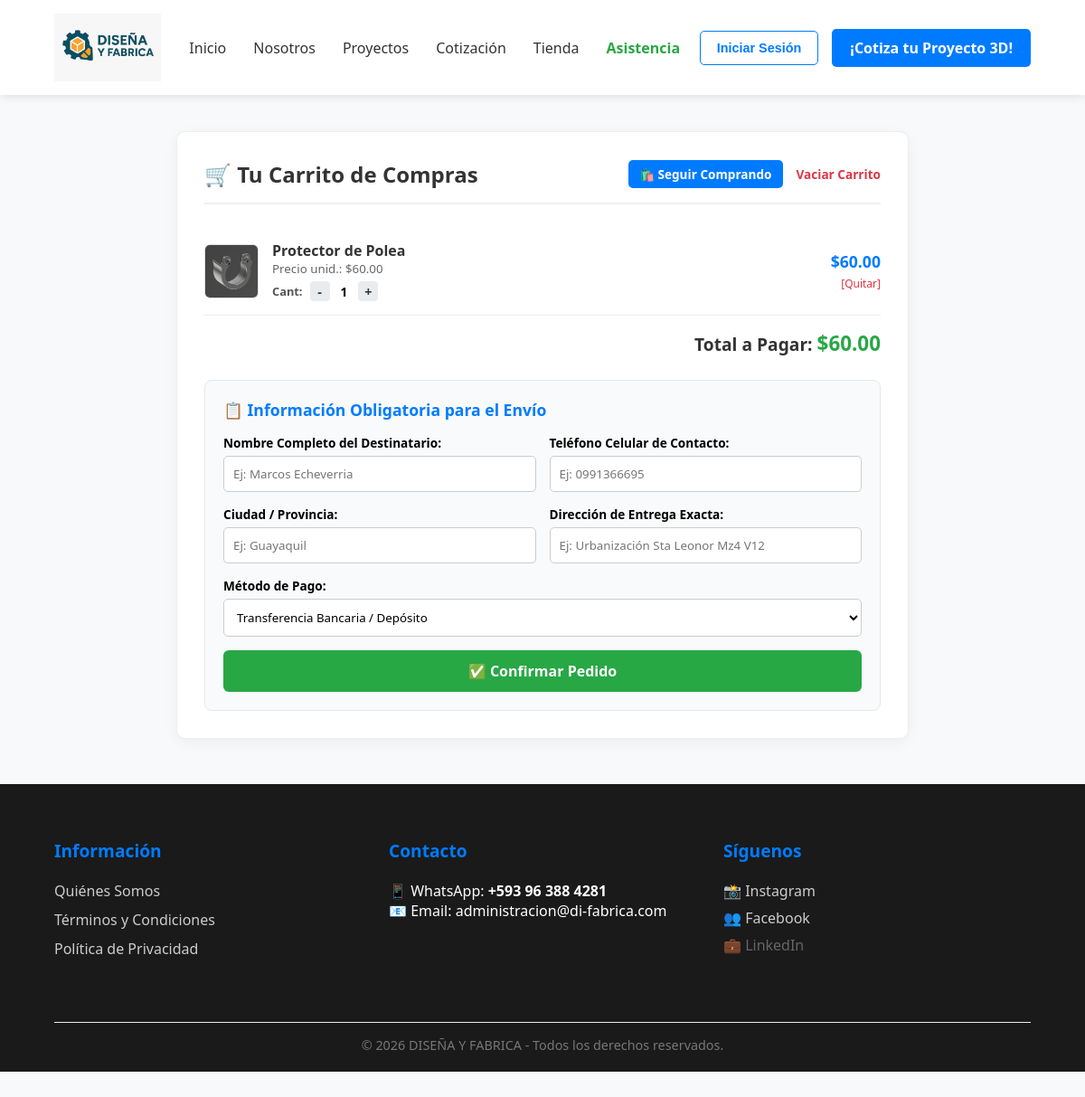
/carrito.php?accion=agregar&id=19, run on the app's committed database.
### tables this page shows
CREATE TABLE `empresa_info` (
  `id` int(11) NOT NULL,
  `quienes_somos` text NOT NULL,
  `mision` text NOT NULL,
  `vision` text NOT NULL,
  `google_maps` text NOT NULL,
  `logo` varchar(255) DEFAULT 'LogoDYF.png',
  `historia` text DEFAULT NULL,
  `politica_calidad` text DEFAULT NULL,
  `banner_titulo` varchar(255) DEFAULT 'Impresión 3D de Calidad para tus Ideas',
  `banner_subtitulo` text DEFAULT NULL
);

CREATE TABLE `productos` (
  `id` int(11) NOT NULL,
  `nombre` varchar(255) NOT NULL,
  `descripcion` text NOT NULL,
  `precio` decimal(10,2) NOT NULL,
  `imagen` varchar(255) NOT NULL,
  `fecha_registro` timestamp NOT NULL DEFAULT current_timestamp()
);

### carrito.php (the view, shortened to what this page needs)
<?php
include 'includes/header.php';
include 'includes/db.php';
if (isset($_GET['id']) && intval($_GET['id']) > 0) {
    $id_prod = intval($_GET['id']);
    $q_add = "SELECT * FROM productos WHERE id = $id_prod";
    $r_add = mysqli_query($conexion, $q_add);
}
?>
<!DOCTYPE html>
<html lang="es">
<head>
    <link rel="stylesheet" href="css/estilos.css">
</head>
<body style="background-color: #f8f9fa; font-family: sans-serif; padding-bottom: 50px;">
<main style="max-width: 850px; margin: 40px auto; padding: 0 20px;">
    <div style="background: white; padding: 30px; border-radius: 10px; box-shadow: 0 4px 15px rgba(0,0,0,0.05); border: 1px solid #eee;">
        <div style="display: flex; justify-content: space-between; align-items: center; border-bottom: 2px solid #f0f0f0; padding-bottom: 15px; margin-bottom: 25px; flex-wrap: wrap; gap: 10px;">
            <h1 style="margin: 0; color: #333; font-size: 1.5rem;">🛒 Tu Carrito de Compras</h1>
            <div style="display: flex; gap: 15px; align-items: center;">
                <a href="tienda.php" style="background: #007bff; color: white; padding: 6px 12px; border-radius: 5px; font-size: 0.85rem; font-weight: bold; text-decoration: none;">
                    🛍️ Seguir Comprando
                </a>
                <?php if (!empty($_SESSION['carrito'])): ?>
                    <a href="carrito.php?vaciar=true" onclick="return confirm('¿Vaciar todo el carrito?');" style="color: #dc3545; font-size: 0.85rem; font-weight: bold; text-decoration: none;">Vaciar Carrito</a>
                <?php endif; ?>
            </div>
        </div>
        <?php if (empty($_SESSION['carrito'])): ?>
            <div style="text-align: center; padding: 40px 20px;">
                <p style="color: #777; font-size: 1.1rem; margin-bottom: 20px;">Tu carrito de compras está vacío actualmente.</p>
                <a href="tienda.php" style="background: #007bff; color: white; padding: 10px 20px; border-radius: 5px; text-decoration: none; font-weight: bold;">Explorar la Tienda</a>
            </div>
        <?php else: ?>
            <div style="margin-bottom: 25px;">
                <?php
                $total_general = 0;
                foreach ($_SESSION['carrito'] as $id => $item) {
                    if (is_array($item)) {
                        $nombre   = isset($item['nombre']) ? $item['nombre'] : 'Producto';
                        $precio   = isset($item['precio']) ? floatval($item['precio']) : 0;
                        $cantidad = isset($item['cantidad']) ? intval($item['cantidad']) : 1;
                        $imagen   = isset($item['imagen']) ? $item['imagen'] : '';
                    }
                    $subtotal = $precio * $cantidad;
                    $total_general += $subtotal;
                    ?>
                    <div style="display: flex; align-items: center; justify-content: space-between; padding: 15px 0; border-bottom: 1px solid #eee; gap: 15px;">
                        <div style="display: flex; align-items: center; gap: 15px;">
                            <?php if(!empty($imagen)): ?>
                                <img src="img/productos/<?php echo $imagen; ?>" style="width: 60px; height: 60px; object-fit: cover; border-radius: 6px; border: 1px solid #ddd;">
                            <?php endif; ?>
                            <div>
                                <h3 style="margin: 0; font-size: 1rem; color: #333;"><?php echo htmlspecialchars($nombre); ?></h3>
                                <small style="color: #666;">Precio unid.: $<?php echo number_format($precio, 2); ?></small>
                                <div style="margin-top: 5px; display: flex; align-items: center; gap: 8px;">
                                    <span style="font-size: 0.8rem; color: #555; font-weight: bold;">Cant:</span>
                                    <a href="carrito.php?accion=restar&item_id=<?php echo $id; ?>" style="background: #e9ecef; color: #333; text-decoration: none; width: 22px; height: 22px; display: inline-flex; align-items: center; justify-content: center; border-radius: 4px; font-weight: bold; font-size: 0.9rem;">-</a>
                                    <span style="font-size: 0.85rem; font-weight: bold; padding: 0 4px;"><?php echo $cantidad; ?></span>
                                    <a href="carrito.php?accion=sumar&item_id=<?php echo $id; ?>" style="background: #e9ecef; color: #333; text-decoration: none; width: 22px; height: 22px; display: inline-flex; align-items: center; justify-content: center; border-radius: 4px; font-weight: bold; font-size: 0.9rem;">+</a>
                                </div>
                            </div>
                        </div>
                        <div style="text-align: right;">
                            <span style="font-weight: bold; color: #007bff; font-size: 1.1rem;">$<?php echo number_format($subtotal, 2); ?></span><br>
                            <a href="carrito.php?eliminar=<?php echo $id; ?>" style="color: #dc3545; font-size: 0.75rem; text-decoration: none; margin-top: 4px; display: inline-block;">[Quitar]</a>
                        </div>
                    </div>
                    <?php
                }
                ?>
                <div style="text-align: right; padding-top: 15px;">
                    <span style="font-size: 1.2rem; font-weight: bold; color: #333;">Total a Pagar: </span>
                    <span style="font-size: 1.4rem; font-weight: bold; color: #28a745;">$<?php echo number_format($total_general, 2); ?></span>
                </div>
            </div>
            <form action="procesar_pedido.php" method="POST" style="background: #f9fafb; padding: 20px; border-radius: 8px; border: 1px solid #e5e7eb;">
                <h3 style="margin-top: 0; color: #007bff; font-size: 1.1rem; margin-bottom: 15px;">📋 Información Obligatoria para el Envío</h3>
                <div style="display: grid; grid-template-columns: 1fr 1fr; gap: 15px; margin-bottom: 15px;">
                    <div>
                        <label style="font-weight: bold; display: block; margin-bottom: 5px; font-size: 0.85rem;">Nombre Completo del Destinatario:</label>
                        <input type="text" name="nombre_cliente" placeholder="Ej: Marcos Echeverria" required style="width: 100%; padding: 10px; border: 1px solid #ccc; border-radius: 5px; box-sizing: border-box;">
                    </div>
                    <div>
                        <label style="font-weight: bold; display: block; margin-bottom: 5px; font-size: 0.85rem;">Teléfono Celular de Contacto:</label>
                        <input type="text" name="celular_cliente" placeholder="Ej: 0991366695" required style="width: 100%; padding: 10px; border: 1px solid #ccc; border-radius: 5px; box-sizing: border-box;">
                    </div>
                </div>
                <div style="display: grid; grid-template-columns: 1fr 1fr; gap: 15px; margin-bottom: 15px;">
                    <div>
                        <label style="font-weight: bold; display: block; margin-bottom: 5px; font-size: 0.85rem;">Ciudad / Provincia:</label>
                        <input type="text" name="ciudad_cliente" placeholder="Ej: Guayaquil" required style="width: 100%; padding: 10px; border: 1px solid #ccc; border-radius: 5px; box-sizing: border-box;">
                    </div>
                    <div>
                        <label style="font-weight: bold; display: block; margin-bottom: 5px; font-size: 0.85rem;">Dirección de Entrega Exacta:</label>
                        <input type="text" name="direccion_cliente" placeholder="Ej: Urbanización Sta Leonor Mz4 V12" required style="width: 100%; padding: 10px; border: 1px solid #ccc; border-radius: 5px; box-sizing: border-box;">
                    </div>
                </div>
                <div style="margin-bottom: 15px;">
                    <label style="font-weight: bold; display: block; margin-bottom: 5px; font-size: 0.85rem;">Método de Pago:</label>
                    <select name="metodo_pago" required style="width: 100%; padding: 10px; border: 1px solid #ccc; border-radius: 5px; background: white; box-sizing: border-box;">
                        <option value="Transferencia Bancaria / Depósito" selected>Transferencia Bancaria / Depósito</option>
                    </select>
                </div>
                <button type="submit" style="width: 100%; background: #28a745; color: white; border: none; padding: 12px; border-radius: 6px; font-weight: bold; font-size: 1rem; cursor: pointer;">
                    ✅ Confirmar Pedido
                </button>
            </form>
        <?php endif; ?>
    </div>
</main>
<?php include 'includes/footer.php'; ?>
</body>
</html>

### includes/header.php (shortened to what this page needs)
<?php
$query_header = "SELECT logo FROM empresa_info WHERE id = 1";
$res_header = mysqli_query($conexion, $query_header);
$info_header = mysqli_fetch_assoc($res_header);
$logo_actual = (!empty($info_header['logo'])) ? $info_header['logo'] : 'LogoDYF.png';
?>
<header class="navbar">
    <div class="logo-container">
        <a href="index.php" style="display: flex; align-items: center; text-decoration: none;">
            <img src="img/<?php echo $logo_actual; ?>" alt="Logo Diseña y Fabrica" class="logo-img" style="height: 75px; width: auto; object-fit: contain; display: block;">
        </a>
    </div>
    <nav class="nav-links">
        <ul>
            <li><a href="index.php">Inicio</a></li>
            <li><a href="quienes-somos.php">Nosotros</a></li>
            <li><a href="proyectos.php">Proyectos</a></li>
            <li><a href="cotizacion.php">Cotización</a></li>
            <li><a href="tienda.php">Tienda</a></li>
            <li><a href="asistencia.php" style="color: #28a745; font-weight: bold;">Asistencia</a></li>
        </ul>
    </nav>
    <div class="nav-button" style="display: flex; align-items: center; gap: 15px;">
        <a href="admin/login.php" class="btn-login" style="color: #007bff; text-decoration: none; border: 1px solid #007bff; padding: 10px 18px; border-radius: 5px; font-weight: bold; font-size: 0.9rem; transition: all 0.3s; font-family: sans-serif;">
            Iniciar Sesión
        </a>
        <a href="cotizacion.php" class="btn-cotizar">¡Cotiza tu Proyecto 3D!</a>
    </div>
</header>

### css/estilos.css (style rules this page uses)
* { margin: 0; padding: 0; box-sizing: border-box; font-family: 'Segoe UI', sans-serif; }
.navbar { display: flex; justify-content: space-between; align-items: center; padding: 15px 5%; background: #fff; box-shadow: 0 2px 10px rgba(0,0,0,0.1); }
.logo-container a { display: flex; align-items: center; text-decoration: none; }
.logo-img { width: 40px; margin-right: 10px; }
.nav-links ul { display: flex; list-style: none; }
.nav-links ul li { position: relative; padding: 0 15px; }
.nav-links ul li a { text-decoration: none; color: #333; font-weight: 500; transition: 0.3s; }
.btn-cotizar { background: #007bff; color: white !important; padding: 10px 20px; border-radius: 5px; text-decoration: none; font-weight: bold; transition: 0.3s; }

### data on the page
empresa_info: logo (picture)
productos: imagen (picture), nombre "Protector de Polea", precio "60.00", cantidad "1"

### other printed values
$total_general "60.00"
